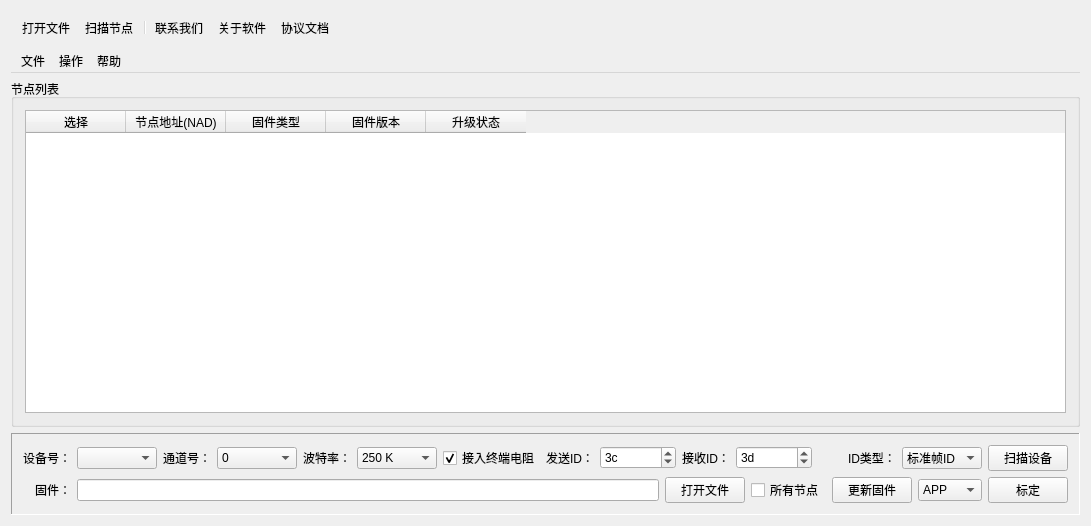
<?xml version="1.0" encoding="UTF-8"?>
<ui version="4.0">
 <class>bootloader_ui</class>
 <widget class="QWidget" name="bootloader_ui">
  <property name="geometry">
   <rect>
    <x>0</x>
    <y>0</y>
    <width>1091</width>
    <height>526</height>
   </rect>
  </property>
  <property name="windowTitle">
   <string>USB2XXX USB2CAN Bootloader Pro</string>
  </property>
  <property name="windowIcon">
   <iconset resource="image.qrc">
    <normaloff>:/images/easyicon_net.png</normaloff>:/images/easyicon_net.png</iconset>
  </property>
  <layout class="QVBoxLayout" name="verticalLayout_3">
   <item>
    <widget class="QToolBar" name="mainToolBar">
     <addaction name="openFirmwareFileAction"/>
     <addaction name="scanNodeAction"/>
     <addaction name="separator"/>
     <addaction name="contactUsAction"/>
     <addaction name="aboutAction"/>
     <addaction name="actionDocument"/>
    </widget>
   </item>
   <item>
    <widget class="QMenuBar" name="menuBar">
     <widget class="QMenu" name="menu">
      <property name="title">
       <string>文件</string>
      </property>
      <addaction name="openFirmwareFileAction"/>
      <addaction name="exitAction"/>
     </widget>
     <widget class="QMenu" name="menu_2">
      <property name="title">
       <string>操作</string>
      </property>
      <addaction name="scanNodeAction"/>
      <addaction name="actionAddNode"/>
      <addaction name="actionScanDevice"/>
     </widget>
     <widget class="QMenu" name="menu_3">
      <property name="title">
       <string>帮助</string>
      </property>
      <addaction name="contactUsAction"/>
      <addaction name="aboutAction"/>
      <addaction name="actionDocument"/>
     </widget>
     <addaction name="menu"/>
     <addaction name="menu_2"/>
     <addaction name="menu_3"/>
    </widget>
   </item>
   <item>
    <layout class="QGridLayout" name="gridLayout_4">
     <item row="0" column="0">
      <layout class="QVBoxLayout" name="verticalLayout_2">
       <item>
        <layout class="QHBoxLayout" name="horizontalLayout_8">
         <item>
          <widget class="QGroupBox" name="groupBox">
           <property name="minimumSize">
            <size>
             <width>330</width>
             <height>0</height>
            </size>
           </property>
           <property name="title">
            <string>节点列表</string>
           </property>
           <layout class="QGridLayout" name="gridLayout">
            <item row="0" column="0">
             <widget class="QTableWidget" name="nodeListTableWidget">
              <column>
               <property name="text">
                <string>选择</string>
               </property>
              </column>
              <column>
               <property name="text">
                <string>节点地址(NAD)</string>
               </property>
              </column>
              <column>
               <property name="text">
                <string>固件类型</string>
               </property>
              </column>
              <column>
               <property name="text">
                <string>固件版本</string>
               </property>
              </column>
              <column>
               <property name="text">
                <string>升级状态</string>
               </property>
              </column>
             </widget>
            </item>
           </layout>
          </widget>
         </item>
        </layout>
       </item>
       <item>
        <widget class="QFrame" name="frame">
         <property name="frameShape">
          <enum>QFrame::Panel</enum>
         </property>
         <property name="frameShadow">
          <enum>QFrame::Sunken</enum>
         </property>
         <layout class="QGridLayout" name="gridLayout_3">
          <item row="0" column="0">
           <layout class="QVBoxLayout" name="verticalLayout">
            <item>
             <layout class="QHBoxLayout" name="horizontalLayout_6">
              <item>
               <layout class="QHBoxLayout" name="horizontalLayout">
                <item>
                 <widget class="QLabel" name="label">
                  <property name="text">
                   <string>设备号：</string>
                  </property>
                 </widget>
                </item>
                <item>
                 <widget class="QComboBox" name="deviceHandleComboBox">
                  <property name="minimumSize">
                   <size>
                    <width>80</width>
                    <height>0</height>
                   </size>
                  </property>
                 </widget>
                </item>
               </layout>
              </item>
              <item>
               <layout class="QHBoxLayout" name="horizontalLayout_2">
                <item>
                 <widget class="QLabel" name="label_2">
                  <property name="minimumSize">
                   <size>
                    <width>48</width>
                    <height>0</height>
                   </size>
                  </property>
                  <property name="text">
                   <string>通道号：</string>
                  </property>
                  <property name="alignment">
                   <set>Qt::AlignRight|Qt::AlignTrailing|Qt::AlignVCenter</set>
                  </property>
                 </widget>
                </item>
                <item>
                 <widget class="QComboBox" name="channelIndexComboBox">
                  <property name="minimumSize">
                   <size>
                    <width>80</width>
                    <height>0</height>
                   </size>
                  </property>
                  <item>
                   <property name="text">
                    <string>0</string>
                   </property>
                  </item>
                  <item>
                   <property name="text">
                    <string>1</string>
                   </property>
                  </item>
                 </widget>
                </item>
               </layout>
              </item>
              <item>
               <layout class="QHBoxLayout" name="horizontalLayout_9">
                <item>
                 <layout class="QHBoxLayout" name="horizontalLayout_3">
                  <item alignment="Qt::AlignLeft">
                   <widget class="QLabel" name="label_3">
                    <property name="text">
                     <string>波特率：</string>
                    </property>
                   </widget>
                  </item>
                  <item alignment="Qt::AlignHCenter">
                   <widget class="QComboBox" name="baudRateComboBox">
                    <property name="sizePolicy">
                     <sizepolicy hsizetype="Fixed" vsizetype="Fixed">
                      <horstretch>0</horstretch>
                      <verstretch>0</verstretch>
                     </sizepolicy>
                    </property>
                    <property name="minimumSize">
                     <size>
                      <width>80</width>
                      <height>0</height>
                     </size>
                    </property>
                    <property name="font">
                     <font>
                      <pointsize>9</pointsize>
                     </font>
                    </property>
                    <item>
                     <property name="text">
                      <string>250 K</string>
                     </property>
                    </item>
                    <item>
                     <property name="text">
                      <string>1000 K</string>
                     </property>
                    </item>
                    <item>
                     <property name="text">
                      <string>800 K</string>
                     </property>
                    </item>
                    <item>
                     <property name="text">
                      <string>500 K</string>
                     </property>
                    </item>
                    <item>
                     <property name="text">
                      <string>300 K</string>
                     </property>
                    </item>
                    <item>
                     <property name="text">
                      <string>200 K</string>
                     </property>
                    </item>
                    <item>
                     <property name="text">
                      <string>150 K</string>
                     </property>
                    </item>
                    <item>
                     <property name="text">
                      <string>125 K</string>
                     </property>
                    </item>
                    <item>
                     <property name="text">
                      <string>100 K</string>
                     </property>
                    </item>
                    <item>
                     <property name="text">
                      <string>75 K</string>
                     </property>
                    </item>
                    <item>
                     <property name="text">
                      <string>50 K</string>
                     </property>
                    </item>
                    <item>
                     <property name="text">
                      <string>20 K</string>
                     </property>
                    </item>
                   </widget>
                  </item>
                 </layout>
                </item>
                <item>
                 <widget class="QCheckBox" name="checkBoxEnResistor">
                  <property name="text">
                   <string>接入终端电阻</string>
                  </property>
                  <property name="checked">
                   <bool>true</bool>
                  </property>
                 </widget>
                </item>
                <item>
                 <widget class="QLabel" name="label_4">
                  <property name="text">
                   <string>发送ID：</string>
                  </property>
                 </widget>
                </item>
                <item>
                 <widget class="QSpinBox" name="spinBoxSendID">
                  <property name="minimumSize">
                   <size>
                    <width>76</width>
                    <height>0</height>
                   </size>
                  </property>
                  <property name="maximum">
                   <number>2047</number>
                  </property>
                  <property name="value">
                   <number>60</number>
                  </property>
                  <property name="displayIntegerBase">
                   <number>16</number>
                  </property>
                 </widget>
                </item>
                <item>
                 <widget class="QLabel" name="label_6">
                  <property name="text">
                   <string>接收ID：</string>
                  </property>
                 </widget>
                </item>
                <item>
                 <widget class="QSpinBox" name="spinBoxReceiveID">
                  <property name="minimumSize">
                   <size>
                    <width>76</width>
                    <height>0</height>
                   </size>
                  </property>
                  <property name="maximum">
                   <number>2047</number>
                  </property>
                  <property name="value">
                   <number>61</number>
                  </property>
                  <property name="displayIntegerBase">
                   <number>16</number>
                  </property>
                 </widget>
                </item>
                <item>
                 <spacer name="horizontalSpacer">
                  <property name="orientation">
                   <enum>Qt::Horizontal</enum>
                  </property>
                  <property name="sizeHint" stdset="0">
                   <size>
                    <width>40</width>
                    <height>20</height>
                   </size>
                  </property>
                 </spacer>
                </item>
                <item>
                 <widget class="QLabel" name="label_7">
                  <property name="text">
                   <string>ID类型：</string>
                  </property>
                 </widget>
                </item>
                <item>
                 <widget class="QComboBox" name="comboBoxIDType">
                  <property name="minimumSize">
                   <size>
                    <width>80</width>
                    <height>0</height>
                   </size>
                  </property>
                  <item>
                   <property name="text">
                    <string>标准帧ID</string>
                   </property>
                  </item>
                  <item>
                   <property name="text">
                    <string>扩展帧ID</string>
                   </property>
                  </item>
                 </widget>
                </item>
                <item>
                 <widget class="QPushButton" name="pushButton">
                  <property name="text">
                   <string>扫描设备</string>
                  </property>
                 </widget>
                </item>
               </layout>
              </item>
             </layout>
            </item>
            <item>
             <layout class="QHBoxLayout" name="horizontalLayout_7">
              <item>
               <layout class="QHBoxLayout" name="horizontalLayout_5">
                <item>
                 <widget class="QLabel" name="label_5">
                  <property name="minimumSize">
                   <size>
                    <width>48</width>
                    <height>0</height>
                   </size>
                  </property>
                  <property name="text">
                   <string>固件：</string>
                  </property>
                  <property name="alignment">
                   <set>Qt::AlignRight|Qt::AlignTrailing|Qt::AlignVCenter</set>
                  </property>
                 </widget>
                </item>
                <item>
                 <widget class="QLineEdit" name="firmwareLineEdit"/>
                </item>
                <item>
                 <widget class="QPushButton" name="openFirmwareFilePushButton">
                  <property name="minimumSize">
                   <size>
                    <width>80</width>
                    <height>0</height>
                   </size>
                  </property>
                  <property name="text">
                   <string>打开文件</string>
                  </property>
                 </widget>
                </item>
                <item>
                 <widget class="QCheckBox" name="allNodeCheckBox">
                  <property name="minimumSize">
                   <size>
                    <width>75</width>
                    <height>0</height>
                   </size>
                  </property>
                  <property name="text">
                   <string>所有节点</string>
                  </property>
                 </widget>
                </item>
               </layout>
              </item>
              <item>
               <widget class="QPushButton" name="updateFirmwarePushButton">
                <property name="minimumSize">
                 <size>
                  <width>80</width>
                  <height>0</height>
                 </size>
                </property>
                <property name="text">
                 <string>更新固件</string>
                </property>
               </widget>
              </item>
              <item>
               <widget class="QComboBox" name="comboBox">
                <item>
                 <property name="text">
                  <string>APP</string>
                 </property>
                </item>
                <item>
                 <property name="text">
                  <string>BOOT</string>
                 </property>
                </item>
               </widget>
              </item>
              <item>
               <widget class="QPushButton" name="biaodingpushButton">
                <property name="text">
                 <string>标定</string>
                </property>
               </widget>
              </item>
             </layout>
            </item>
           </layout>
          </item>
         </layout>
        </widget>
       </item>
      </layout>
     </item>
    </layout>
   </item>
  </layout>
  <action name="exitAction">
   <property name="icon">
    <iconset resource="image.qrc">
     <normaloff>:/images/gif_48_026.gif</normaloff>:/images/gif_48_026.gif</iconset>
   </property>
   <property name="text">
    <string>退出</string>
   </property>
  </action>
  <action name="scanNodeAction">
   <property name="icon">
    <iconset resource="image.qrc">
     <normaloff>:/images/gif_48_086.gif</normaloff>:/images/gif_48_086.gif</iconset>
   </property>
   <property name="text">
    <string>扫描节点</string>
   </property>
  </action>
  <action name="contactUsAction">
   <property name="icon">
    <iconset resource="image.qrc">
     <normaloff>:/images/gif_48_079.gif</normaloff>:/images/gif_48_079.gif</iconset>
   </property>
   <property name="text">
    <string>联系我们</string>
   </property>
  </action>
  <action name="aboutAction">
   <property name="icon">
    <iconset resource="image.qrc">
     <normaloff>:/images/gif_48_052.gif</normaloff>:/images/gif_48_052.gif</iconset>
   </property>
   <property name="text">
    <string>关于软件</string>
   </property>
  </action>
  <action name="openFirmwareFileAction">
   <property name="icon">
    <iconset resource="image.qrc">
     <normaloff>:/images/gif_48_045.gif</normaloff>:/images/gif_48_045.gif</iconset>
   </property>
   <property name="text">
    <string>打开文件</string>
   </property>
  </action>
  <action name="actionAddNode">
   <property name="icon">
    <iconset resource="image.qrc">
     <normaloff>:/images/gif_48_002.gif</normaloff>:/images/gif_48_002.gif</iconset>
   </property>
   <property name="text">
    <string>添加节点</string>
   </property>
  </action>
  <action name="actionScanDevice">
   <property name="icon">
    <iconset resource="image.qrc">
     <normaloff>:/images/gif_48_091.gif</normaloff>:/images/gif_48_091.gif</iconset>
   </property>
   <property name="text">
    <string>扫描设备</string>
   </property>
  </action>
  <action name="actionDocument">
   <property name="icon">
    <iconset resource="image.qrc">
     <normaloff>:/images/gif_48_003.gif</normaloff>:/images/gif_48_003.gif</iconset>
   </property>
   <property name="text">
    <string>协议文档</string>
   </property>
  </action>
 </widget>
 <layoutdefault spacing="6" margin="11"/>
 <resources>
  <include location="image.qrc"/>
 </resources>
 <connections/>
</ui>
